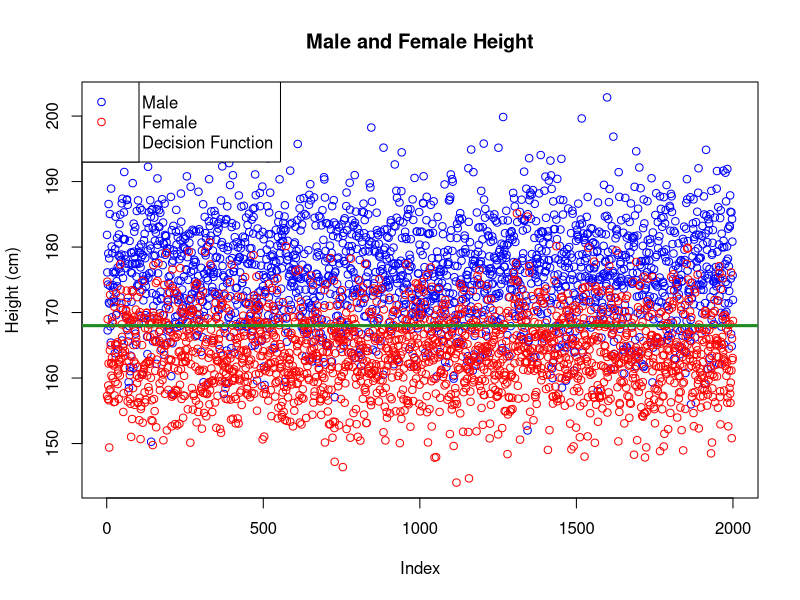
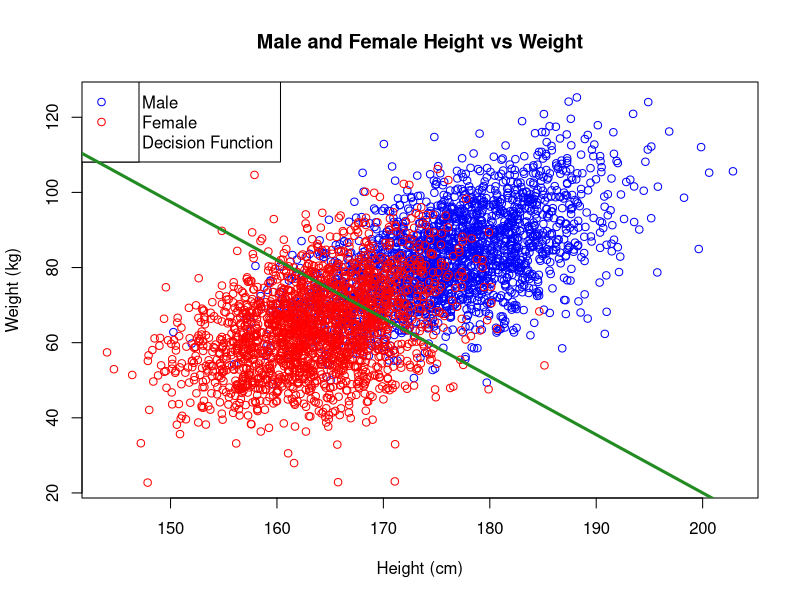

Write R code to recreate these figures, in order.
# Project 1
# Keith Herbert


# Generate data for heights and weights of 2000 males and 2000 females
###############################################################################
# Mean and standard deviation for male and female heights are from:
#   http://biology.stackexchange.com/questions/9730/what-is-the-standard-deviation-of-adult-human-heights-within-sexes 
male.height <- rnorm( 2000, mean=176.3, sd=7)
female.height <- rnorm( 2000, mean=163.7, sd=6)

# Weights calculated by reversing from height and normally distributed BMI
# Weight = (Height / 100)^2 * BMI
# Mean and standard deviation for male and female BMI are from:
#   http://www.ncbi.nlm.nih.gov/pubmed/23675464
male.weight <- (male.height/100)^2 * rnorm( 2000, mean=26.6, sd=3.31)
female.weight <- (female.height/100)^2 * rnorm( 2000, mean=24.0, sd=4.18)


# Build a dataframe to make statistical tests later easier
sex     <- c(rep('m', 2000), rep('f', 2000))
height  <- c(male.height, female.height)
weight  <- c(male.weight, female.weight)
population <- data.frame(sex, height, weight)

# Write the heights and weights to a CSV file

###############################################################################
# A. Heights only

# Plot the male and female heights
pdf(file='heights.pdf')
plot( male.height,
    ylim = range(male.height, female.height),
    col = 'blue',
    ylab = 'Height (cm)' )
title('Male and Female Height')
points( female.height, col = 'red' )
# Draw the legend
legend( x='topleft', 
        legend=c('Male', 'Female', 'Decision Function'),
        lty=1, lwd=3, 
        bg='white',
        col=c('white', 'white','forestgreen'))
legend( x='topleft', 
        legend=c('', '', ''), 
        text.col=NA,
        pch=1,
        lty=c(0,0,1),
        col=c('blue','red', NA))


# Plot the linear separator/decision function
# Equation for decision function: height = 168
# Weights: height = 1, bias = -168
h.bias <- -168 
abline( h = -1*h.bias, col = 'forestgreen', lwd = 3)        
        
        
# save plot to file
# dev.print(png, 'heights.png')
dev.off()

###### Statistics for Heights Only (h)
# True positive
h.tpos <- population[with(population, sex == 'm' & height + h.bias >= 0), ]
h.tpos.r <- nrow(h.tpos) / nrow(population)

# True Negative
h.tneg <- population[with(population, sex == 'f' & height + h.bias < 0), ]
h.tneg.r <- nrow(h.tneg) / nrow(population)

# False positive
h.fpos <- population[with(population, sex == 'f' & height + h.bias >= 0), ] 
h.fpos.r <- nrow(h.fpos) / nrow(population)

# False negative
h.fneg <- population[with(population, sex == 'm' & height + h.bias < 0), ]
h.fneg.r <- nrow(h.fneg) / nrow(population) 

# Accuracy = (True Positive + True Negative) / Population Size
h.acc <- (nrow(h.tpos) + nrow(h.tneg)) / nrow(population) 

# Error
h.err <- 1 - h.acc


    
###############################################################################    
# B. Heights and Weights

# Plot the male and female heights and weights
pdf(file='heightsweights.pdf')
plot(male.height, male.weight, 
    col='blue', 
    xlab='Height (cm)', ylab='Weight (kg)',
    xlim=range(male.height, female.height),
    ylim=range(male.weight, female.weight)
)
points(female.height, female.weight, col='red')
title('Male and Female Height vs Weight')

# Draw the legend (annoyingly difficult)
legend( x='topleft', 
        legend=c('Male', 'Female', 'Decision Function'),
        lty=1, lwd=3, 
        bg='white',
        col=c('white', 'white','forestgreen'))
legend( x='topleft', 
        legend=c('', '', ''), 
        text.col=NA,
        pch=1,
        lty=c(0,0,1),
        col=c('blue','red', NA))




# Plot the linear separator/decision function
abline(330, -1.55, col = 'forestgreen', lwd = 3)

# Save plot to file
# dev.print(png, 'heightsweights.png')
dev.off()

# Equation for decision function:   y = -1.55x + 330
#                                   weight = -1.55*height + 330
# Weights:  ax + by + c = 0
#          -1.55x - y + 330 = 0
#           1.55x + y - 330 = 0
#           1.55(height) + weight - 330 = 0

###### Statistics for Heights and Weights (hw)
# Descision function
hw.df <- function (height, weight) {
            return (1.55*height + weight - 330)
            }

# True Positive & Ratio
hw.tpos <- population[with(population, sex == 'm' & hw.df(height, weight) >= 0),]
hw.tpos.r <- nrow(hw.tpos) / nrow(population)


# True Negative & Ratio
hw.tneg <- population[with(population, sex == 'f' & hw.df(height, weight) < 0),]
hw.tneg.r <- nrow(hw.tneg) / nrow(population)

# False Positive & Ratio
hw.fpos <- population[with(population, sex == 'f' & hw.df(height, weight) >= 0),]
hw.fpos.r <- nrow(hw.fpos) / nrow(population)


# False Negative & Ratio
hw.fneg <- population[with(population, sex == 'm' & hw.df(height, weight) < 0),] 
hw.fneg.r <- nrow(hw.fneg) / nrow(population)

# Accuracy = True positive ratio + True negative ratio
hw.acc <- hw.tpos.r + hw.tneg.r 

# Error = False negative ratio + False positive ratio = 1 - Accuracy
hw.err <- 1 - hw.acc

###############################################################################

# Print results as a table

stats <- matrix(
            c(  h.err,      hw.err,
                h.acc,      hw.acc, 
                h.tpos.r,   hw.tpos.r,
                h.tneg.r,   hw.tneg.r,
                h.fpos.r,   hw.fpos.r,
                h.fneg.r,   hw.fneg.r   ), 
            ncol=2, byrow=TRUE)

colnames(stats) <- c('Height', 'Height & Weight')
rownames(stats) <- c('Error', 'Accuracy', 
                     'True Positive', 'True Negative',
                     'False Positive', 'False Negative')
                     
stats <- as.table(stats)
stats
